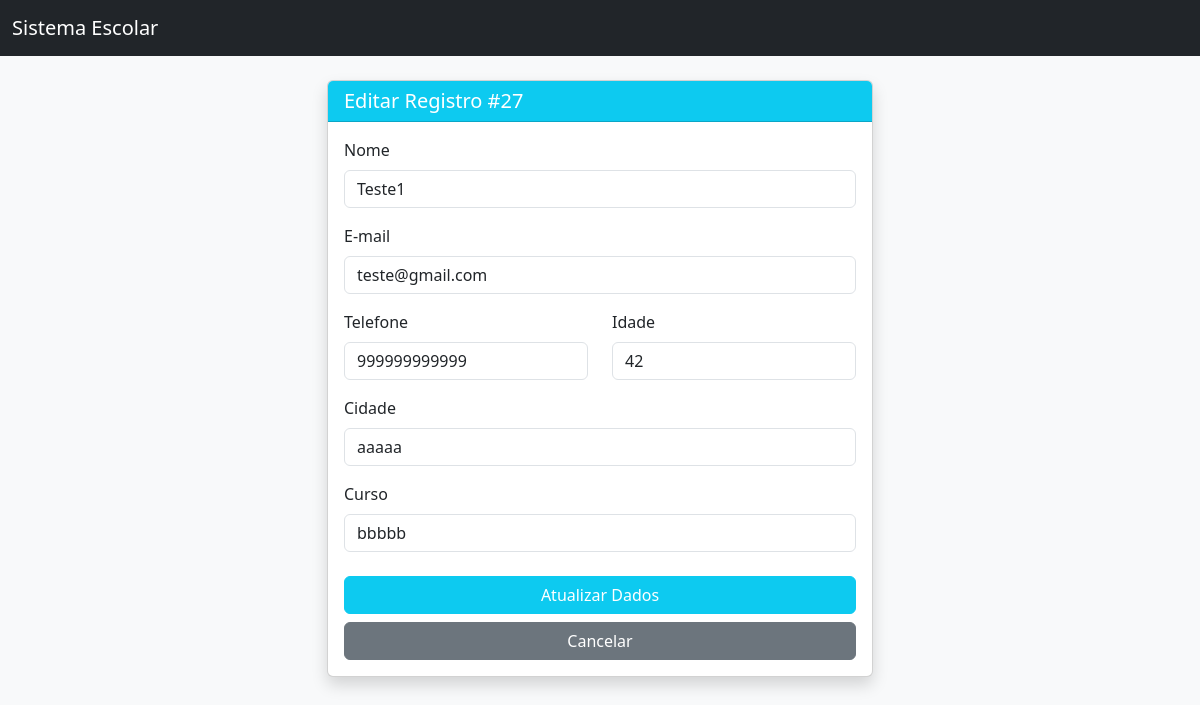
The app's page /Crud/editar.php?id=27 with its own data.
### tables this page shows
CREATE TABLE `usuarios` (
  `id` int(11) NOT NULL,
  `nome` varchar(150) NOT NULL,
  `email` varchar(100) NOT NULL,
  `telefone` varchar(20) NOT NULL,
  `idade` int(11) NOT NULL,
  `cidade` varchar(100) NOT NULL,
  `curso` varchar(100) NOT NULL
);

### Crud/editar.php (the view, shortened to what this page needs)
<?php
require 'conexao.php';
$id = $_GET['id'];
$stmt = $conn->prepare("SELECT * FROM usuarios WHERE id = ?");
$stmt->bind_param("i", $id);
$stmt->execute();
$usuario = $stmt->get_result()->fetch_assoc();
?>
<!DOCTYPE html>
<html lang="pt-BR">
<head>
    <link href="https://cdn.jsdelivr.net/npm/bootstrap@5.3.0/dist/css/bootstrap.min.css" rel="stylesheet">
</head>
<body class="bg-light">
    <nav class="navbar navbar-expand-lg navbar-dark bg-dark mb-4">
      <div class="container-fluid">
          <a class="navbar-brand" href="index.php">Sistema Escolar</a>
      </div>
    </nav>
    <div class="container">
        <div class="row justify-content-center">
            <div class="col-md-6">
                <div class="card shadow">
                    <div class="card-header bg-info text-white">
                        <h5 class="mb-0">Editar Registro #<?= $id ?></h5>
                    </div>
                    <div class="card-body">
                        <form method="POST">
                            <div class="mb-3">
                                <label class="form-label">Nome</label>
                                <input type="text" name="nome" class="form-control" value="<?= htmlspecialchars($usuario['nome']) ?>" required>
                            </div>
                            <div class="mb-3">
                                <label class="form-label">E-mail</label>
                                <input type="email" name="email" class="form-control" value="<?= htmlspecialchars($usuario['email']) ?>" required>
                            </div>
                            <div class="row mb-3">
                                <div class="col-md-6">
                                    <label class="form-label">Telefone</label>
                                    <input type="text" name="telefone" class="form-control" value="<?= htmlspecialchars($usuario['telefone']) ?>" required>
                                </div>
                                <div class="col-md-6">
                                    <label class="form-label">Idade</label>
                                    <input type="number" name="idade" class="form-control" value="<?= $usuario['idade'] ?>" required>
                                </div>
                            </div>
                            <div class="mb-3">
                                <label class="form-label">Cidade</label>
                                <input type="text" name="cidade" class="form-control" value="<?= htmlspecialchars($usuario['cidade']) ?>" required>
                            </div>
                            <div class="mb-4">
                                <label class="form-label">Curso</label>
                                <input type="text" name="curso" class="form-control" value="<?= htmlspecialchars($usuario['curso']) ?>" required>
                            </div>
                            <button type="submit" class="btn btn-info w-100 mb-2 text-white">Atualizar Dados</button>
                            <a href="listar.php" class="btn btn-secondary w-100">Cancelar</a>
                        </form>
                    </div>
                </div>
            </div>
        </div>
    </div>
</body>
</html>

### records on screen
usuarios: nome "Teste1", email "teste@gmail.com", telefone "999999999999", idade "42", cidade "aaaaa", curso "bbbbb"

### other values on screen
$id "27"
